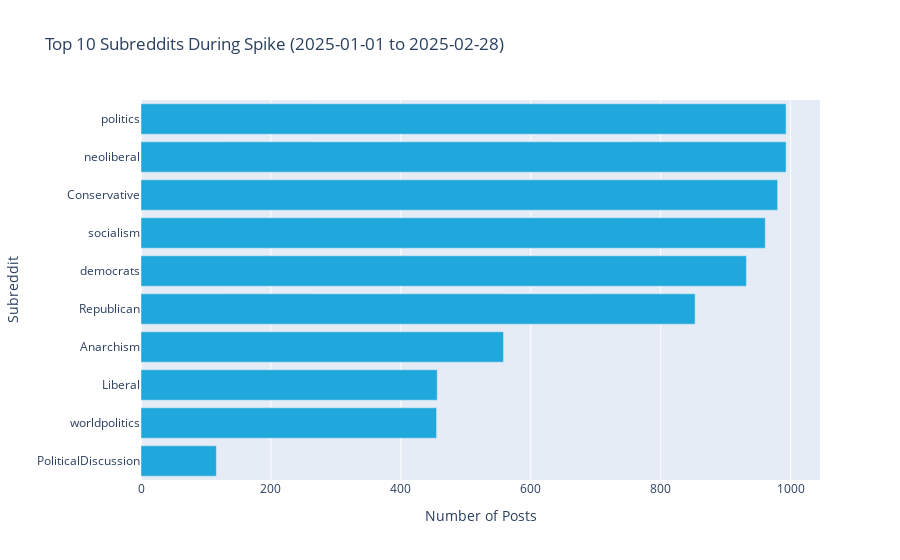

The notebook cell this image was saved under:
### Markdown cell above
### 2.1. Hotbeds of Discussion: Top subreddits during the Spike

Where were these conversations predominantly happening during the Jan-Feb 2025 spike?

### Code cell
# a) Top Subreddits DURING the spike
top_n_subreddits_spike = 10
subreddit_counts_spike_df = spike_df['subreddit'].value_counts().nlargest(top_n_subreddits_spike).reset_index()
subreddit_counts_spike_df.columns = ['Subreddit', 'Number of Posts']
fig_subreddits_spike = px.bar(subreddit_counts_spike_df.sort_values('Number of Posts', ascending=True), 
                                  x='Number of Posts', y='Subreddit', orientation='h',
                              color_discrete_sequence=['#20a7db'],
                                  title=f'Top {top_n_subreddits_spike} Subreddits During Spike ({spike_start_date} to {spike_end_date})')
fig_subreddits_spike.show()

### Figure 1 — Plotly figure (JSON) as saved in the notebook; plotly's stock layout.template omitted (floating-point values rounded to 4 significant figures)
{"data": [{"alignmentgroup": "True", "hovertemplate": "Number of Posts=%{x}<br>Subreddit=%{y}<extra></extra>", "legendgroup": "", "marker": {"color": "#20a7db", "pattern": {"shape": ""}}, "name": "", "offsetgroup": "", "orientation": "h", "showlegend": false, "textposition": "auto", "type": "bar", "x": [116, 455, 456, 558, 853, 932, 961, 980, 993, 993], "xaxis": "x", "y": ["PoliticalDiscussion", "worldpolitics", "Liberal", "Anarchism", "Republican", "democrats", "socialism", "Conservative", "neoliberal", "politics"], "yaxis": "y"}], "layout": {"autosize": true, "barmode": "relative", "legend": {"tracegroupgap": 0}, "title": {"text": "Top 10 Subreddits During Spike (2025-01-01 to 2025-02-28)"}, "xaxis": {"anchor": "y", "autorange": true, "domain": [0, 1], "range": [0, 1045.0], "title": {"text": "Number of Posts"}, "type": "linear"}, "yaxis": {"anchor": "x", "autorange": true, "domain": [0, 1], "range": [-0.5, 9.5], "title": {"text": "Subreddit"}, "type": "category"}}}
